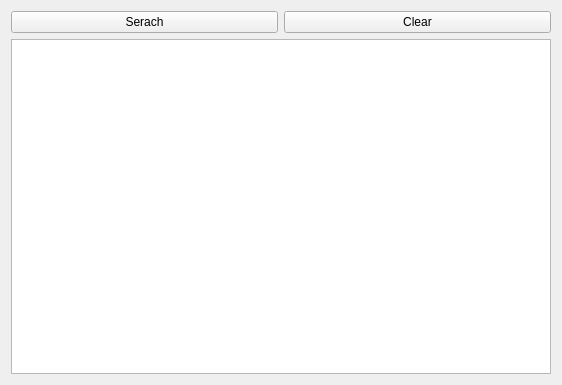
<?xml version="1.0" encoding="UTF-8"?>
<ui version="4.0">
 <class>MainWindow</class>
 <widget class="QMainWindow" name="MainWindow">
  <property name="geometry">
   <rect>
    <x>0</x>
    <y>0</y>
    <width>562</width>
    <height>385</height>
   </rect>
  </property>
  <property name="windowTitle">
   <string>GetLinuxAppsInfo</string>
  </property>
  <widget class="QWidget" name="centralWidget">
   <layout class="QVBoxLayout" name="verticalLayout_2">
    <item>
     <layout class="QHBoxLayout" name="horizontalLayout">
      <item>
       <widget class="QPushButton" name="pushButton_action">
        <property name="text">
         <string>Serach</string>
        </property>
       </widget>
      </item>
      <item>
       <widget class="QPushButton" name="pushButton_clear">
        <property name="text">
         <string>Clear</string>
        </property>
       </widget>
      </item>
     </layout>
    </item>
    <item>
     <layout class="QVBoxLayout" name="verticalLayout">
      <item>
       <widget class="QTextEdit" name="textEdit"/>
      </item>
     </layout>
    </item>
   </layout>
  </widget>
 </widget>
 <layoutdefault spacing="6" margin="11"/>
 <resources/>
 <connections/>
</ui>
